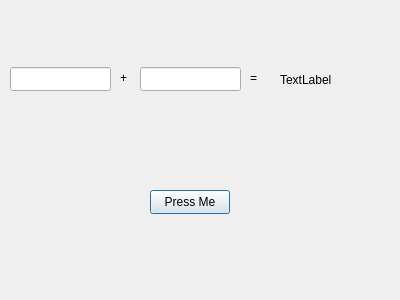
<?xml version="1.0" encoding="UTF-8"?>
<ui version="4.0">
 <class>Home</class>
 <widget class="QDialog" name="Home">
  <property name="geometry">
   <rect>
    <x>0</x>
    <y>0</y>
    <width>400</width>
    <height>300</height>
   </rect>
  </property>
  <property name="windowTitle">
   <string>Home</string>
  </property>
  <widget class="QLineEdit" name="lineEdit">
   <property name="geometry">
    <rect>
     <x>10</x>
     <y>67</y>
     <width>101</width>
     <height>24</height>
    </rect>
   </property>
  </widget>
  <widget class="QLabel" name="label">
   <property name="geometry">
    <rect>
     <x>280</x>
     <y>70</y>
     <width>91</width>
     <height>20</height>
    </rect>
   </property>
   <property name="text">
    <string>TextLabel</string>
   </property>
  </widget>
  <widget class="QLineEdit" name="lineEdit_2">
   <property name="geometry">
    <rect>
     <x>140</x>
     <y>67</y>
     <width>101</width>
     <height>24</height>
    </rect>
   </property>
  </widget>
  <widget class="QLabel" name="label_2">
   <property name="geometry">
    <rect>
     <x>120</x>
     <y>70</y>
     <width>8</width>
     <height>16</height>
    </rect>
   </property>
   <property name="text">
    <string>+</string>
   </property>
  </widget>
  <widget class="QLabel" name="label_3">
   <property name="geometry">
    <rect>
     <x>250</x>
     <y>70</y>
     <width>8</width>
     <height>16</height>
    </rect>
   </property>
   <property name="text">
    <string>=</string>
   </property>
  </widget>
  <widget class="QPushButton" name="pushButton">
   <property name="geometry">
    <rect>
     <x>150</x>
     <y>190</y>
     <width>80</width>
     <height>24</height>
    </rect>
   </property>
   <property name="text">
    <string>Press Me</string>
   </property>
  </widget>
 </widget>
 <resources/>
 <connections/>
</ui>
